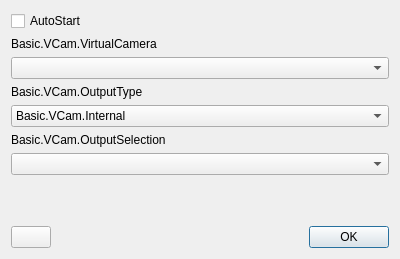
<?xml version="1.0" encoding="UTF-8"?>
<ui version="4.0">
 <class>OBSBasicVCamConfig</class>
 <widget class="QDialog" name="OBSBasicVCamConfig">
  <property name="geometry">
   <rect>
    <x>0</x>
    <y>0</y>
    <width>400</width>
    <height>259</height>
   </rect>
  </property>
  <property name="windowTitle">
   <string>Basic.VCam.VirtualCamera</string>
  </property>
  <layout class="QGridLayout" name="gridLayout">
   <item row="4" column="0" colspan="2">
    <widget class="QComboBox" name="outputType">
     <item>
      <property name="text">
       <string>Basic.VCam.Internal</string>
      </property>
     </item>
     <item>
      <property name="text">
       <string>Basic.Scene</string>
      </property>
     </item>
     <item>
      <property name="text">
       <string>Basic.Main.Source</string>
      </property>
     </item>
    </widget>
   </item>
   <item row="7" column="0">
    <widget class="QLabel" name="streamWarning">
     <property name="styleSheet">
      <string notr="true">color: rgb(170, 0, 0)</string>
     </property>
     <property name="text">
      <string/>
     </property>
     <property name="textFormat">
      <enum>Qt::PlainText</enum>
     </property>
    </widget>
   </item>
   <item row="6" column="0" colspan="2">
    <widget class="QComboBox" name="outputSelection"/>
   </item>
   <item row="3" column="0">
    <widget class="QLabel" name="outputTypeLabel">
     <property name="text">
      <string>Basic.VCam.OutputType</string>
     </property>
    </widget>
   </item>
   <item row="5" column="0">
    <widget class="QLabel" name="outputSelectionLabel">
     <property name="text">
      <string>Basic.VCam.OutputSelection</string>
     </property>
    </widget>
   </item>
   <item row="7" column="1">
    <spacer name="verticalSpacer">
     <property name="orientation">
      <enum>Qt::Vertical</enum>
     </property>
     <property name="sizeHint" stdset="0">
      <size>
       <width>208</width>
       <height>12</height>
      </size>
     </property>
    </spacer>
   </item>
   <item row="2" column="0" colspan="2">
    <widget class="QComboBox" name="vcamSelection"/>
   </item>
   <item row="1" column="0">
    <widget class="QLabel" name="vcamSelectionLabel">
     <property name="text">
      <string>Basic.VCam.VirtualCamera</string>
     </property>
    </widget>
   </item>
   <item row="9" column="1">
    <widget class="QDialogButtonBox" name="buttonBox">
     <property name="standardButtons">
      <set>QDialogButtonBox::Ok</set>
     </property>
    </widget>
   </item>
   <item row="9" column="0">
    <widget class="QPushButton" name="streamButton">
     <property name="sizePolicy">
      <sizepolicy hsizetype="Fixed" vsizetype="Fixed">
       <horstretch>0</horstretch>
       <verstretch>0</verstretch>
      </sizepolicy>
     </property>
     <property name="text">
      <string/>
     </property>
    </widget>
   </item>
   <item row="0" column="0">
    <widget class="QCheckBox" name="autoStart">
     <property name="text">
      <string>AutoStart</string>
     </property>
    </widget>
   </item>
  </layout>
 </widget>
 <resources/>
 <connections>
  <connection>
   <sender>buttonBox</sender>
   <signal>accepted()</signal>
   <receiver>OBSBasicVCamConfig</receiver>
   <slot>accept()</slot>
   <hints>
    <hint type="sourcelabel">
     <x>248</x>
     <y>254</y>
    </hint>
    <hint type="destinationlabel">
     <x>157</x>
     <y>274</y>
    </hint>
   </hints>
  </connection>
 </connections>
</ui>
